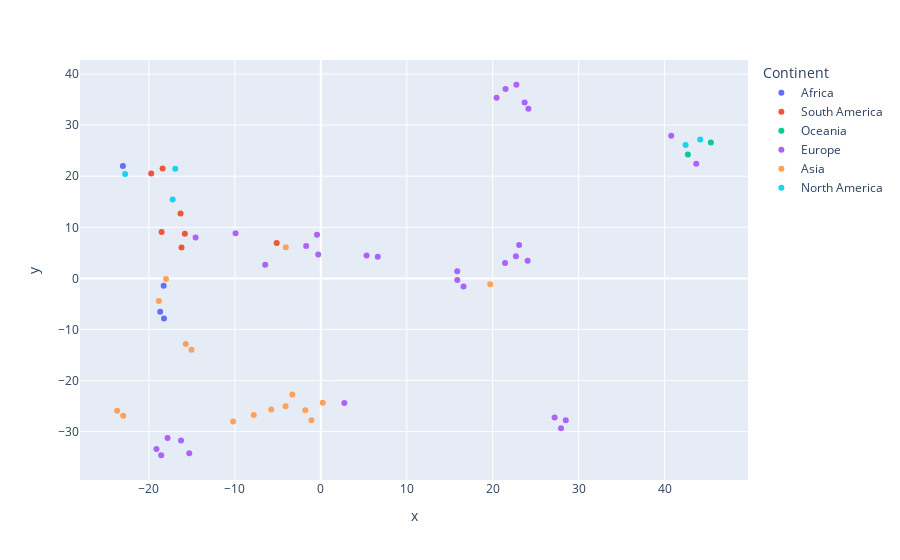

Notebook cell for this chart:
### Markdown cell above
#### For simplicity, here is another plot, just with the country names

### Code cell
fig = px.scatter(df_to_plot, x='x', y='y', hover_data=['Country'], color='Continent')
fig.show()

### Figure 1 — Plotly figure (JSON) as saved in the notebook; plotly's stock layout.template omitted (floating-point values rounded to 4 significant figures)
{"data": [{"customdata": [["Africa East"], ["Africa West"], ["Arab countries"], ["Morocco"]], "hovertemplate": "Continent=Africa<br>x=%{x}<br>y=%{y}<br>Country=%{customdata[0]}<extra></extra>", "legendgroup": "Africa", "marker": {"color": "#636efa", "symbol": "circle"}, "mode": "markers", "name": "Africa", "orientation": "v", "showlegend": true, "type": "scatter", "x": [-18.29, -23.03, -18.24, -18.69], "xaxis": "x", "y": [-1.436, 22.0, -7.842, -6.548], "yaxis": "y"}, {"customdata": [["Argentina"], ["Brazil"], ["Chile"], ["Colombia"], ["Peru"], ["Uruguay"], ["Venezuela"]], "hovertemplate": "Continent=South America<br>x=%{x}<br>y=%{y}<br>Country=%{customdata[0]}<extra></extra>", "legendgroup": "South America", "marker": {"color": "#EF553B", "symbol": "circle"}, "mode": "markers", "name": "South America", "orientation": "v", "showlegend": true, "type": "scatter", "x": [-18.52, -5.132, -16.32, -19.74, -16.21, -15.82, -18.4], "xaxis": "x", "y": [9.058, 6.926, 12.7, 20.55, 6.047, 8.728, 21.54], "yaxis": "y"}, {"customdata": [["Australia"], ["New Zealand"]], "hovertemplate": "Continent=Oceania<br>x=%{x}<br>y=%{y}<br>Country=%{customdata[0]}<extra></extra>", "legendgroup": "Oceania", "marker": {"color": "#00cc96", "symbol": "circle"}, "mode": "markers", "name": "Oceania", "orientation": "v", "showlegend": true, "type": "scatter", "x": [45.38, 42.71], "xaxis": "x", "y": [26.59, 24.25], "yaxis": "y"}, {"customdata": [["Austria"], ["Belgium"], ["Bulgaria"], ["Croatia"], ["Czech Republic"], ["Denmark"], ["Estonia"], ["Finland"], ["France"], ["Germany"], ["Great Britain"], ["Greece"], ["Hungary"], ["Ireland"], ["Italy"], ["Latvia"], ["Lithuania"], ["Luxembourg"], ["Malta"], ["Netherlands"], ["Norway"], ["Poland"], ["Portugal"], ["Romania"], ["Russia"], ["Serbia"], ["Slovak Republic"], ["Slovenia"], ["Spain"], ["Sweden"], ["Switzerland"]], "hovertemplate": "Continent=Europe<br>x=%{x}<br>y=%{y}<br>Country=%{customdata[0]}<extra></extra>", "legendgroup": "Europe", "marker": {"color": "#ab63fa", "symbol": "circle"}, "mode": "markers", "name": "Europe", "orientation": "v", "showlegend": true, "type": "scatter", "x": [23.08, 6.628, -16.26, -17.83, 15.87, 22.76, 27.2, 24.16, 5.322, 21.44, 40.77, -9.916, 16.6, 43.68, 15.88, 27.95, 28.5, 24.06, -0.2999, 20.45, 23.71, -0.4411, -14.57, -18.57, -15.31, -19.12, 2.737, -6.469, -1.706, 21.49, 22.7], "xaxis": "x", "y": [6.551, 4.238, -31.77, -31.25, 1.419, 37.91, -27.25, 33.22, 4.484, 3.024, 27.93, 8.815, -1.592, 22.42, -0.3397, -29.36, -27.8, 3.45, 4.654, 35.36, 34.44, 8.523, 7.987, -34.63, -34.22, -33.43, -24.38, 2.672, 6.34, 37.08, 4.34], "yaxis": "y"}, {"customdata": [["Bangladesh"], ["China"], ["Hong Kong"], ["India"], ["Indonesia"], ["Iran"], ["Japan"], ["South Korea"], ["Malaysia"], ["Pakistan"], ["Philippines"], ["Singapore"], ["Taiwan"], ["Thailand"], ["Turkey"], ["Vietnam"]], "hovertemplate": "Continent=Asia<br>x=%{x}<br>y=%{y}<br>Country=%{customdata[0]}<extra></extra>", "legendgroup": "Asia", "marker": {"color": "#FFA15A", "symbol": "circle"}, "mode": "markers", "name": "Asia", "orientation": "v", "showlegend": true, "type": "scatter", "x": [-7.803, 0.2216, -1.802, -1.097, -5.776, -18.84, 19.71, -22.99, -15.04, -10.21, -15.71, -3.308, -23.7, -18.0, -4.071, -4.104], "xaxis": "x", "y": [-26.73, -24.33, -25.84, -27.77, -25.68, -4.415, -1.13, -26.92, -13.99, -28.03, -12.87, -22.76, -25.9, -0.1026, 6.084, -25.04], "yaxis": "y"}, {"customdata": [["Canada"], ["El Salvador"], ["Mexico"], ["Trinidad and Tobago"], ["USA"]], "hovertemplate": "Continent=North America<br>x=%{x}<br>y=%{y}<br>Country=%{customdata[0]}<extra></extra>", "legendgroup": "North America", "marker": {"color": "#19d3f3", "symbol": "circle"}, "mode": "markers", "name": "North America", "orientation": "v", "showlegend": true, "type": "scatter", "x": [42.45, -17.24, -16.93, -22.77, 44.14], "xaxis": "x", "y": [26.11, 15.45, 21.47, 20.46, 27.19], "yaxis": "y"}], "layout": {"legend": {"title": {"text": "Continent"}, "tracegroupgap": 0}, "margin": {"t": 60}, "xaxis": {"anchor": "y", "domain": [0, 1], "title": {"text": "x"}}, "yaxis": {"anchor": "x", "domain": [0, 1], "title": {"text": "y"}}}}
